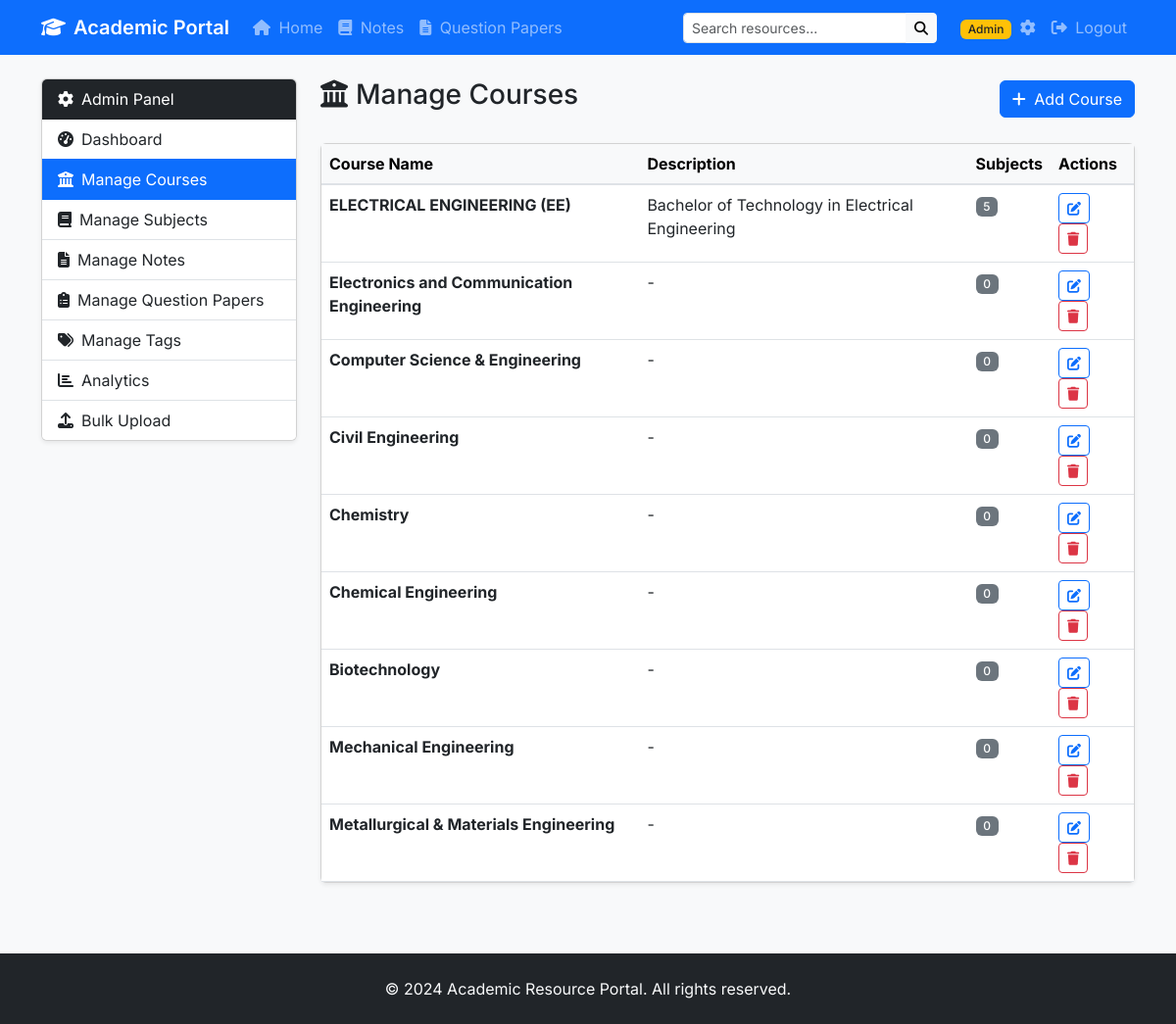
The page /admin/courses (signed in) on the database its author committed.
### models.py (models this page shows, shortened)
class Course(db.Model):
    id = db.Column(db.Integer, primary_key=True)
    name = db.Column(db.String(100), unique=True, nullable=False)
    description = db.Column(db.Text)
    created_at = db.Column(db.DateTime, default=datetime.utcnow)
    subjects = db.relationship('Subject', backref='course', lazy=True, cascade='all, delete-orphan')

### routes.py (the view)
@app.route('/admin/courses')
@login_required
def admin_courses():
    courses = Course.query.all()
    return render_template('admin/courses.html', courses=courses)

### routes.py (called while the page is built)
@login_manager.user_loader
def load_user(user_id):
    return Admin.query.get(int(user_id))

### templates/admin/courses.html (shortened to what this page needs)
{% extends "admin/base_admin.html" %}
{% block admin_content %}
<div class="d-flex justify-content-between align-items-center mb-4">
    <h3><i class="fas fa-university me-2"></i>Manage Courses</h3>
    <a href="{{ url_for('admin_add_course') }}" class="btn btn-primary">
        <i class="fas fa-plus me-1"></i> Add Course
    </a>
</div>
{% if courses %}
<div class="card shadow-sm">
    <div class="table-responsive">
        <table class="table table-hover mb-0">
            <thead class="table-light">
                <tr>
                    <th>Course Name</th>
                    <th>Description</th>
                    <th>Subjects</th>
                    <th>Actions</th>
                </tr>
            </thead>
            <tbody>
                {% for course in courses %}
                <tr>
                    <td><strong>{{ course.name }}</strong></td>
                    <td>{{ course.description[:50] + '...' if course.description and course.description|length > 50 else course.description or '-' }}</td>
                    <td><span class="badge bg-secondary">{{ course.subjects|length }}</span></td>
                    <td>
                        <a href="{{ url_for('admin_edit_course', course_id=course.id) }}" class="btn btn-sm btn-outline-primary me-1">
                            <i class="fas fa-edit"></i>
                        </a>
                        <form action="{{ url_for('admin_delete_course', course_id=course.id) }}" method="post" class="d-inline" onsubmit="return confirm('Are you sure? This will delete all subjects, notes and question papers under this course.')">
                            <button type="submit" class="btn btn-sm btn-outline-danger">
                                <i class="fas fa-trash"></i>
                            </button>
                        </form>
                    </td>
                </tr>
                {% endfor %}
            </tbody>
        </table>
    </div>
</div>
{% else %}
<div class="alert alert-info">
    <i class="fas fa-info-circle me-2"></i>No courses yet. <a href="{{ url_for('admin_add_course') }}">Add your first course</a>.
</div>
{% endif %}
{% endblock %}

### static/css/style.css (style rules this page uses)
body { font-family: 'Inter', sans-serif; background-color: #f8f9fa; min-height: 100vh; display: flex; flex-direction: column; }
.table > thead { border-bottom: 2px solid #dee2e6; }
.badge { font-weight: 500; }

### rows shown on the page
Course: name "ELECTRICAL ENGINEERING (EE)", description "Bachelor of Technology in Electrical Engineering", subjects|length "5"
Course: name "Electronics and Communication Engineering", description "-", subjects|length "0"
Course: name "Computer Science & Engineering", description "-", subjects|length "0"
Course: name "Civil Engineering", description "-", subjects|length "0"
Course: name "Chemistry", description "-", subjects|length "0"
Course: name "Chemical Engineering", description "-", subjects|length "0"
Course: name "Biotechnology", description "-", subjects|length "0"
Course: name "Mechanical Engineering", description "-", subjects|length "0"
Course: name "Metallurgical & Materials Engineering", description "-", subjects|length "0"
